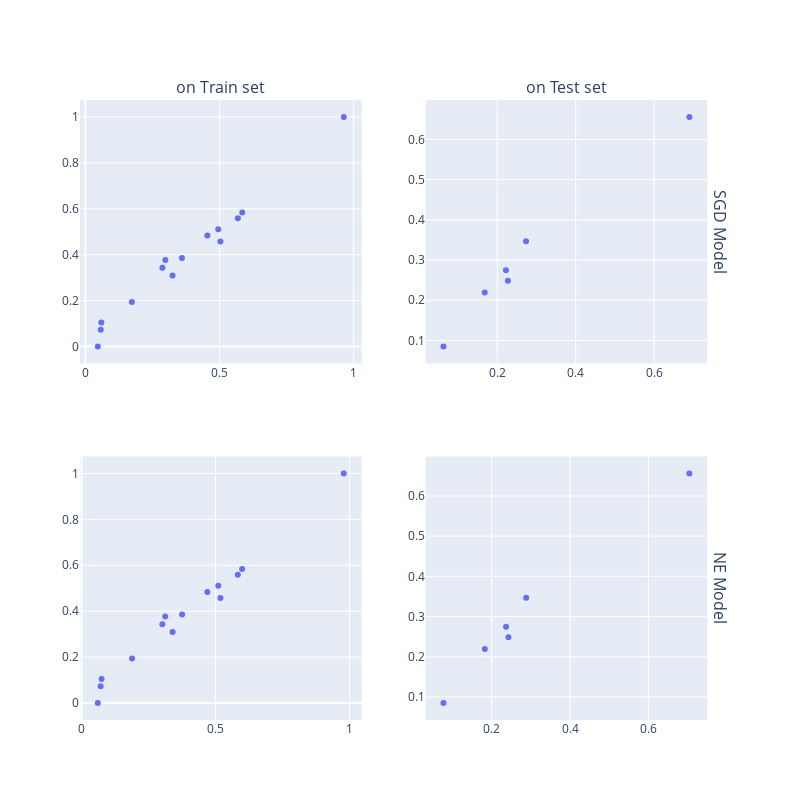

Source (notebook cell):
### Code cell
fig = make_subplots(rows=2, cols=2, row_titles=["SGD Model", "NE Model"], column_titles=["on Train set", "on Test set"])
fig.add_trace(px.scatter(x=SGD_pred_train, y=y_train).data[0], row=1, col=1)
fig.add_trace(px.scatter(x=SGD_pred_test, y=y_test).data[0], row=1, col=2)
fig.add_trace(px.scatter(x=NE_pred_train, y=y_train).data[0], row=2, col=1)
fig.add_trace(px.scatter(x=NE_pred_test, y=y_test).data[0], row=2, col=2)
fig.update_layout(width=800, height=800)
fig.show()

### Figure 1 — Plotly figure (JSON) as saved in the notebook; plotly's stock layout.template omitted (floating-point values rounded to 4 significant figures)
{"data": [{"hovertemplate": "x=%{x}<br>y=%{y}<extra></extra>", "legendgroup": "", "marker": {"color": "#636efa", "symbol": "circle"}, "mode": "markers", "name": "", "orientation": "v", "showlegend": false, "type": "scatter", "x": [0.05726, 0.5847, 0.5683, 0.3598, 0.3248, 0.2871, 0.04635, 0.9631, 0.05949, 0.5034, 0.298, 0.4548, 0.4952, 0.1731], "xaxis": "x", "y": [0.07299, 0.5833, 0.559, 0.3856, 0.3093, 0.3437, 0, 1, 0.1046, 0.4572, 0.3775, 0.4841, 0.5109, 0.1946], "yaxis": "y"}, {"hovertemplate": "x=%{x}<br>y=%{y}<extra></extra>", "legendgroup": "", "marker": {"color": "#636efa", "symbol": "circle"}, "mode": "markers", "name": "", "orientation": "v", "showlegend": false, "type": "scatter", "x": [0.1681, 0.2222, 0.2735, 0.2271, 0.6901, 0.06271], "xaxis": "x2", "y": [0.219, 0.2743, 0.347, 0.2483, 0.656, 0.08473], "yaxis": "y2"}, {"hovertemplate": "x=%{x}<br>y=%{y}<extra></extra>", "legendgroup": "", "marker": {"color": "#636efa", "symbol": "circle"}, "mode": "markers", "name": "", "orientation": "v", "showlegend": false, "type": "scatter", "x": [0.07157, 0.5991, 0.583, 0.3752, 0.3397, 0.3016, 0.0609, 0.9782, 0.07501, 0.5182, 0.3122, 0.4694, 0.5102, 0.1887], "xaxis": "x3", "y": [0.07299, 0.5833, 0.559, 0.3856, 0.3093, 0.3437, 0, 1, 0.1046, 0.4572, 0.3775, 0.4841, 0.5109, 0.1946], "yaxis": "y3"}, {"hovertemplate": "x=%{x}<br>y=%{y}<extra></extra>", "legendgroup": "", "marker": {"color": "#636efa", "symbol": "circle"}, "mode": "markers", "name": "", "orientation": "v", "showlegend": false, "type": "scatter", "x": [0.1826, 0.2367, 0.2882, 0.2428, 0.7047, 0.07691], "xaxis": "x4", "y": [0.219, 0.2743, 0.347, 0.2483, 0.656, 0.08473], "yaxis": "y4"}], "layout": {"annotations": [{"font": {"size": 16}, "showarrow": false, "text": "on Train set", "x": 0.22, "xanchor": "center", "xref": "paper", "y": 1, "yanchor": "bottom", "yref": "paper"}, {"font": {"size": 16}, "showarrow": false, "text": "on Test set", "x": 0.76, "xanchor": "center", "xref": "paper", "y": 1, "yanchor": "bottom", "yref": "paper"}, {"font": {"size": 16}, "showarrow": false, "text": "SGD Model", "textangle": 90, "x": 0.98, "xanchor": "left", "xref": "paper", "y": 0.7875, "yanchor": "middle", "yref": "paper"}, {"font": {"size": 16}, "showarrow": false, "text": "NE Model", "textangle": 90, "x": 0.98, "xanchor": "left", "xref": "paper", "y": 0.2125, "yanchor": "middle", "yref": "paper"}], "height": 800, "width": 800, "xaxis": {"anchor": "y", "domain": [0, 0.44]}, "xaxis2": {"anchor": "y2", "domain": [0.54, 0.98]}, "xaxis3": {"anchor": "y3", "domain": [0, 0.44]}, "xaxis4": {"anchor": "y4", "domain": [0.54, 0.98]}, "yaxis": {"anchor": "x", "domain": [0.575, 1]}, "yaxis2": {"anchor": "x2", "domain": [0.575, 1]}, "yaxis3": {"anchor": "x3", "domain": [0, 0.425]}, "yaxis4": {"anchor": "x4", "domain": [0, 0.425]}}}
